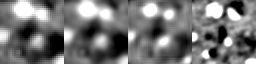
#> input picture logs/Binning_Brain/wandb/offline-run-20250402_223007-mDCSRN_ID000000/files/media/images/Comparisons training_104_b95babdd6103713ab57b.png, 256 x 64 px
$ python -i utils.py   (imports and definitions only)
#> lines starting #> are read from the running program, lines starting #| are printed output that depends on the picture
import numpy as np
import cv2
from scipy import stats
import matplotlib.pyplot as plt
import matplotlib as mpl
from PIL import Image
import cv2
from scipy import ndimage
from skimage.measure import block_reduce

def cv2_to_pil(img):
    image = Image.fromarray(cv2.cvtColor(img.astype(np.uint8), cv2.COLOR_BGR2RGB))
    return image


def pil_to_cv2(img):
    image = cv2.cvtColor(np.array(img), cv2.COLOR_RGB2BGR)
    return image


# [13 lines left out: function make_pil_grid, not called in this run]


def blend_input(map, input):
    return Image.blend(map, input, 0.4)


# [195 lines left out: functions count_saliency_pixels, plot_diff_of_attrs_kde, vis_saliency_kde, vis_saliency_new, vis_saliency_log, vis_saliency and 7 more, not called in this run]


def IG_baseline(numpy_image, mode='gaus'):
    """
    :param numpy_image: cv2 image
    :param mode:
    :return:
    """
    if mode == 'l1':
        raise NotImplementedError()
    elif mode == 'gaus':
        ablated = cv2.GaussianBlur(numpy_image, (7, 7), 0)
    elif mode == 'bif':
        ablated = cv2.bilateralFilter(numpy_image, 15, 90, 90)
    elif mode == 'mean':
        ablated = cv2.medianBlur(numpy_image, 5)
    else:
        ablated = cv2.GaussianBlur(numpy_image, (7, 7), 0)
    return ablated


# [41 lines left out: functions interpolation, isotropic_gaussian_kernel, isotropic_gaussian_kernel_2d, gini, not called in this run]

>>> import cv2
>>> picture = cv2.imread('../../logs/Binning_Brain/wandb/offline-run-20250402_223007-mDCSRN_ID000000/files/media/images/Comparisons training_104_b95babdd6103713ab57b.png')
#> picture is the input picture: shape (64, 256, 3); min 0, max 255, mean 116.3
>>> result = IG_baseline(picture)
#> in IG_baseline, `ablated = cv2.GaussianBlur(numpy_image, (7, 7), 0)`:
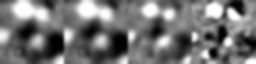
#> ablated: shape (64, 256, 3); min 0, max 255, mean 116.3

$ run again, on logs/Binning_Brain/wandb/offline-run-20250402_223007-mDCSRN_ID000000/files/media/images/Comparisons training_209_c770843216e7f159b424.png
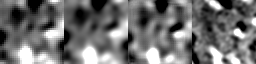
#> input picture logs/Binning_Brain/wandb/offline-run-20250402_223007-mDCSRN_ID000000/files/media/images/Comparisons training_209_c770843216e7f159b424.png, 256 x 64 px
#> picture is the input picture: shape (64, 256, 3); min 0, max 255, mean 111.7
#> in IG_baseline, `ablated = cv2.GaussianBlur(numpy_image, (7, 7), 0)`:
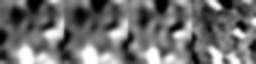
#> ablated: shape (64, 256, 3); min 0, max 255, mean 111.6

$ run again, on logs/Binning_Brain/wandb/offline-run-20250402_223007-mDCSRN_ID000000/files/media/images/Comparisons training_314_9935fe767785d33f09bb.png
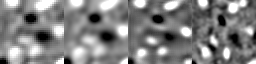
#> input picture logs/Binning_Brain/wandb/offline-run-20250402_223007-mDCSRN_ID000000/files/media/images/Comparisons training_314_9935fe767785d33f09bb.png, 256 x 64 px
#> picture is the input picture: shape (64, 256, 3); min 0, max 255, mean 129.2
#> in IG_baseline, `ablated = cv2.GaussianBlur(numpy_image, (7, 7), 0)`:
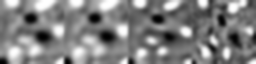
#> ablated: shape (64, 256, 3); min 0, max 255, mean 129.2

$ run again, on logs/Binning_Brain/wandb/offline-run-20250402_223007-mDCSRN_ID000000/files/media/images/Comparisons training_419_2b2dd162260bcbdd7ab4.png
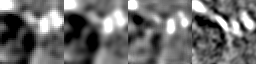
#> input picture logs/Binning_Brain/wandb/offline-run-20250402_223007-mDCSRN_ID000000/files/media/images/Comparisons training_419_2b2dd162260bcbdd7ab4.png, 256 x 64 px
#> picture is the input picture: shape (64, 256, 3); min 0, max 255, mean 107.7
#> in IG_baseline, `ablated = cv2.GaussianBlur(numpy_image, (7, 7), 0)`:
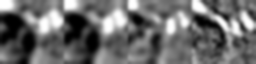
#> ablated: shape (64, 256, 3); min 0, max 255, mean 107.7
